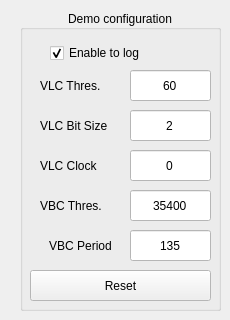
    <widget class="QWidget" name="pg_config">
     <widget class="QGroupBox" name="groupBox">
      <property name="geometry">
       <rect>
        <x>20</x>
        <y>10</y>
        <width>201</width>
        <height>301</height>
       </rect>
      </property>
      <property name="palette">
       <palette>
        <active>
         <colorrole role="Window">
          <brush brushstyle="SolidPattern">
           <color alpha="255">
            <red>255</red>
            <green>255</green>
            <blue>255</blue>
           </color>
          </brush>
         </colorrole>
        </active>
        <inactive>
         <colorrole role="Window">
          <brush brushstyle="SolidPattern">
           <color alpha="255">
            <red>255</red>
            <green>255</green>
            <blue>255</blue>
           </color>
          </brush>
         </colorrole>
        </inactive>
        <disabled>
         <colorrole role="Window">
          <brush brushstyle="SolidPattern">
           <color alpha="255">
            <red>255</red>
            <green>255</green>
            <blue>255</blue>
           </color>
          </brush>
         </colorrole>
        </disabled>
       </palette>
      </property>
      <property name="title">
       <string>Demo configuration</string>
      </property>
      <property name="alignment">
       <set>Qt::AlignCenter</set>
      </property>
      <widget class="QLabel" name="lb_vlc_clock">
       <property name="geometry">
        <rect>
         <x>20</x>
         <y>140</y>
         <width>81</width>
         <height>31</height>
        </rect>
       </property>
       <property name="text">
        <string>VLC Clock</string>
       </property>
      </widget>
      <widget class="QLineEdit" name="le_vlc_clock">
       <property name="geometry">
        <rect>
         <x>110</x>
         <y>140</y>
         <width>81</width>
         <height>31</height>
        </rect>
       </property>
       <property name="text">
        <string>0</string>
       </property>
       <property name="alignment">
        <set>Qt::AlignCenter</set>
       </property>
      </widget>
      <widget class="QLabel" name="lb_vbc_thres">
       <property name="geometry">
        <rect>
         <x>20</x>
         <y>180</y>
         <width>81</width>
         <height>31</height>
        </rect>
       </property>
       <property name="text">
        <string>VBC Thres.</string>
       </property>
      </widget>
      <widget class="QLineEdit" name="le_vbc_thres">
       <property name="geometry">
        <rect>
         <x>110</x>
         <y>180</y>
         <width>81</width>
         <height>31</height>
        </rect>
       </property>
       <property name="text">
        <string>35400</string>
       </property>
       <property name="alignment">
        <set>Qt::AlignCenter</set>
       </property>
      </widget>
      <widget class="QLabel" name="lb_vbc_period">
       <property name="geometry">
        <rect>
         <x>20</x>
         <y>220</y>
         <width>81</width>
         <height>31</height>
        </rect>
       </property>
       <property name="text">
        <string>VBC Period</string>
       </property>
       <property name="alignment">
        <set>Qt::AlignCenter</set>
       </property>
      </widget>
      <widget class="QLineEdit" name="le_vbc_period">
       <property name="geometry">
        <rect>
         <x>110</x>
         <y>220</y>
         <width>81</width>
         <height>31</height>
        </rect>
       </property>
       <property name="text">
        <string>135</string>
       </property>
       <property name="alignment">
        <set>Qt::AlignCenter</set>
       </property>
      </widget>
      <widget class="QPushButton" name="bt_clear">
       <property name="geometry">
        <rect>
         <x>10</x>
         <y>260</y>
         <width>181</width>
         <height>31</height>
        </rect>
       </property>
       <property name="text">
        <string>Reset</string>
       </property>
      </widget>
      <widget class="QCheckBox" name="cb_log">
       <property name="geometry">
        <rect>
         <x>30</x>
         <y>30</y>
         <width>111</width>
         <height>26</height>
        </rect>
       </property>
       <property name="text">
        <string>Enable to log</string>
       </property>
       <property name="checked">
        <bool>true</bool>
       </property>
      </widget>
      <widget class="QLabel" name="lb_threshold">
       <property name="geometry">
        <rect>
         <x>20</x>
         <y>60</y>
         <width>81</width>
         <height>31</height>
        </rect>
       </property>
       <property name="text">
        <string>VLC Thres.</string>
       </property>
      </widget>
      <widget class="QLineEdit" name="le_vlc_thres">
       <property name="geometry">
        <rect>
         <x>110</x>
         <y>60</y>
         <width>81</width>
         <height>31</height>
        </rect>
       </property>
       <property name="text">
        <string>60</string>
       </property>
       <property name="alignment">
        <set>Qt::AlignCenter</set>
       </property>
      </widget>
      <widget class="QLabel" name="lb_datawidth">
       <property name="geometry">
        <rect>
         <x>20</x>
         <y>100</y>
         <width>81</width>
         <height>31</height>
        </rect>
       </property>
       <property name="text">
        <string>VLC Bit Size</string>
       </property>
      </widget>
      <widget class="QLineEdit" name="le_vlc_datawidth">
       <property name="geometry">
        <rect>
         <x>110</x>
         <y>100</y>
         <width>81</width>
         <height>31</height>
        </rect>
       </property>
       <property name="text">
        <string>2</string>
       </property>
       <property name="alignment">
        <set>Qt::AlignCenter</set>
       </property>
      </widget>
     </widget>
    </widget>
